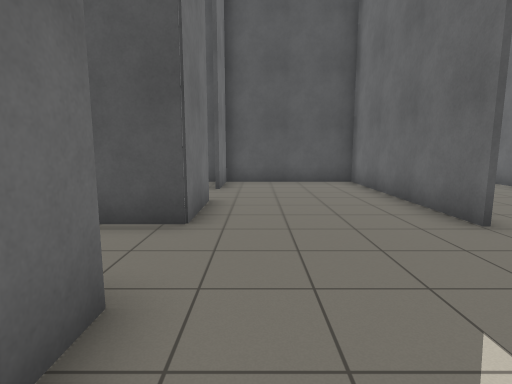
[1] (above)

14 first-person views from a walk through a robot-simulator world made for Stage. The camera is 1.2 m above the floor, tilts 8° down and sees 80° across. The lines on the ground mark 1 m squares. The floor is counted in squares, 1 m on a side. Each view is taken from the middle of a square. On the plan, view 1 faces up. The plan holds only what a view shows up to about 13 squares ahead; the rest is blank. The robots in the file are not drawn.

[2]
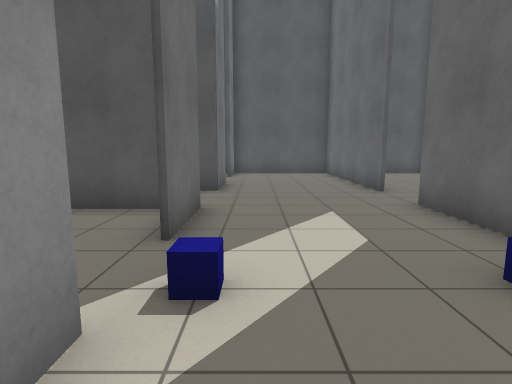

[3]
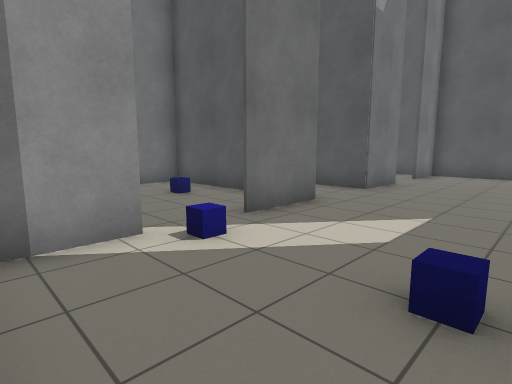

[4]
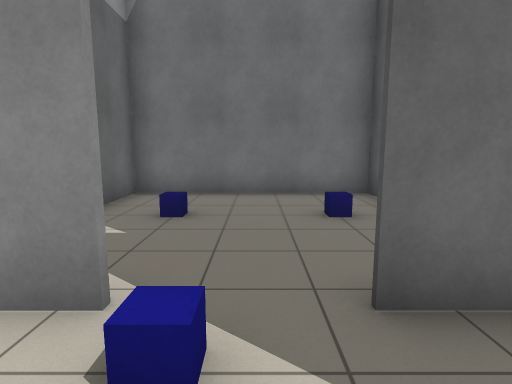

[5]
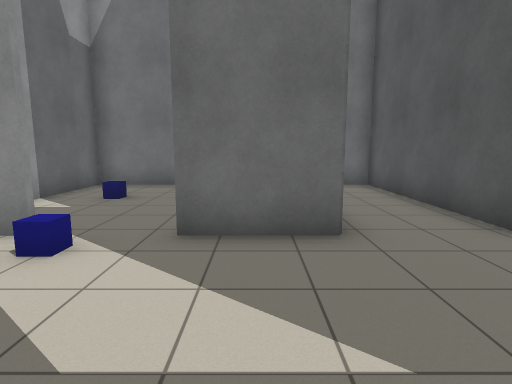

[6]
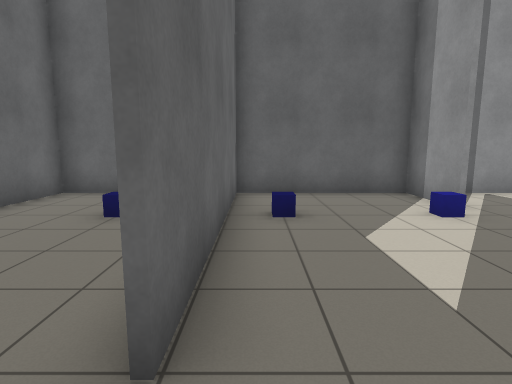

[7]
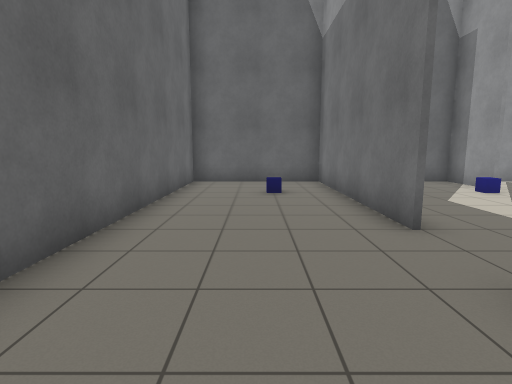

[8]
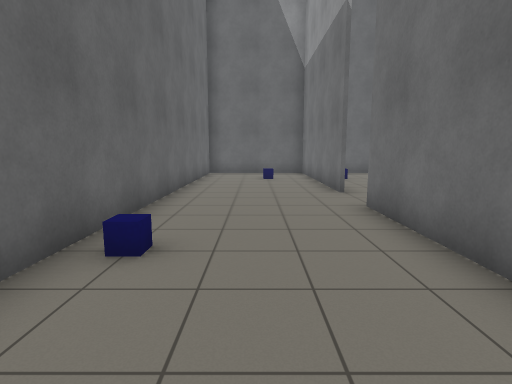

[9]
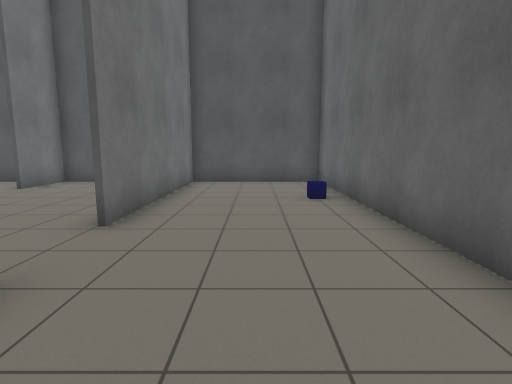

[10]
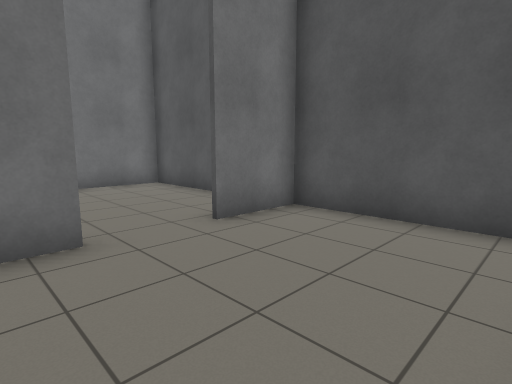

[11]
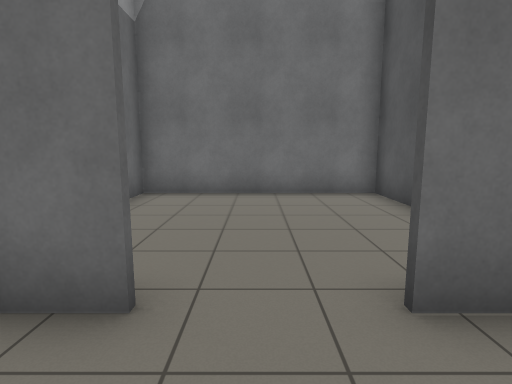

[12]
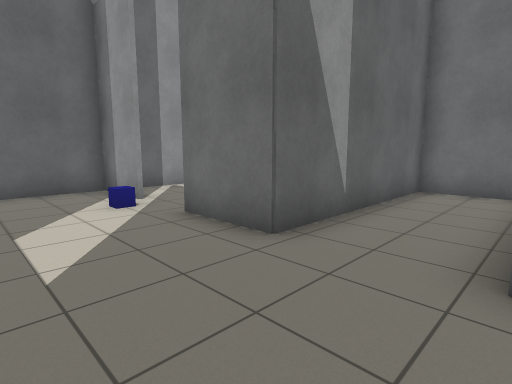

[13]
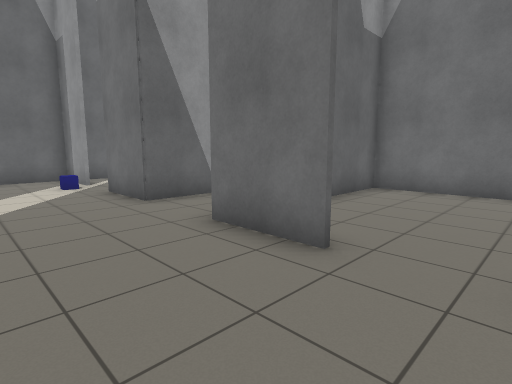

[14]
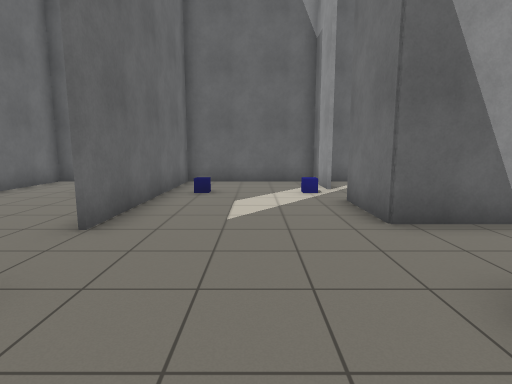

### Floor plan
Ten units are one square. View 1 is at (0, 0); x grows to the right and y downward. Boxes are objects, and circles mark ways between rooms. Rooms are numbered by the first view taken in them; rooms with no view inside come last. Other rooms are left out.
<svg viewBox="-79 -119 169 168">
<path fill="none" stroke="#000" d="M35 -46 35 -114M-11 -71 -11 -48 -74 -48M-11 21 -11 44M41 -113 -11 -113 -11 -91M-73 -51 -73 -19M-11 43 41 43M-74 -22 -11 -22 -11 1M35 44 35 -26M37 -26 37 44M37 -114 37 -46M41 43 83 43 83 -113 41 -113M-19 -21 -74 -21M-73 -19 -73 43 -11 43M-14 -113 -73 -113 -73 -51M-74 -49 -48 -49"/>
<rect x="-5" y="15" width="10" height="10" fill="#bbb"><title>blue block</title></rect>
<rect x="25" y="15" width="10" height="10" fill="#bbb"><title>blue block</title></rect>
<rect x="55" y="15" width="10" height="10" fill="#bbb"><title>blue block</title></rect>
<rect x="75" y="-75" width="10" height="10" fill="#bbb"><title>blue block</title></rect>
<rect x="-45" y="25" width="10" height="10" fill="#bbb"><title>blue block</title></rect>
<rect x="-45" y="-5" width="10" height="10" fill="#bbb"><title>blue block</title></rect>
<circle cx="40" cy="-35" r="3" fill="#2a7"/>
<circle cx="-10" cy="15" r="3" fill="#2a7"/>
<circle cx="-10" cy="-85" r="3" fill="#2a7"/>
<text x="10" y="-40">1</text>
<text x="60" y="-40">2</text>
<text x="-40" y="10">3</text>
<text x="-40" y="-90">4</text>
</svg>
Room 1 opens to room 2. Room 1 opens to room 3. Room 1 opens to room 4.

Where each view was taken, in squares from view 1:
view 1: 0 up, 0 right, facing up
view 2: 4 down, 0 right, facing up
view 3: 4 down, 3 right, facing up-left
view 4: 1 down, 1 right, facing left
view 5: 1 up, 3 right, facing left
view 6: 4 up, 3 right, facing down
view 7: 7 up, 6 right, facing down
view 8: 11 up, 6 right, facing down
view 9: 0 up, 6 right, facing up
view 10: 6 up, 3 right, facing up-left
view 11: 8 up, 1 right, facing left
view 12: 5 up, 2 right, facing down-left
view 13: 9 up, 2 right, facing down-left
view 14: 7 up, 1 right, facing down
